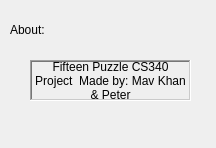
<?xml version="1.0" encoding="UTF-8"?>
<ui version="4.0">
 <class>Dialog</class>
 <widget class="QDialog" name="Dialog">
  <property name="geometry">
   <rect>
    <x>0</x>
    <y>0</y>
    <width>216</width>
    <height>148</height>
   </rect>
  </property>
  <property name="windowTitle">
   <string>Dialog</string>
  </property>
  <widget class="QLabel" name="label">
   <property name="geometry">
    <rect>
     <x>30</x>
     <y>60</y>
     <width>161</width>
     <height>41</height>
    </rect>
   </property>
   <property name="frameShape">
    <enum>QFrame::WinPanel</enum>
   </property>
   <property name="frameShadow">
    <enum>QFrame::Sunken</enum>
   </property>
   <property name="text">
    <string>Fifteen Puzzle CS340 Project  Made by: Mav Khan &amp; Peter</string>
   </property>
   <property name="textFormat">
    <enum>Qt::PlainText</enum>
   </property>
   <property name="scaledContents">
    <bool>false</bool>
   </property>
   <property name="alignment">
    <set>Qt::AlignCenter</set>
   </property>
   <property name="wordWrap">
    <bool>true</bool>
   </property>
  </widget>
  <widget class="QLabel" name="label_2">
   <property name="geometry">
    <rect>
     <x>10</x>
     <y>20</y>
     <width>46</width>
     <height>20</height>
    </rect>
   </property>
   <property name="text">
    <string>About:</string>
   </property>
  </widget>
 </widget>
 <resources/>
 <connections/>
</ui>
